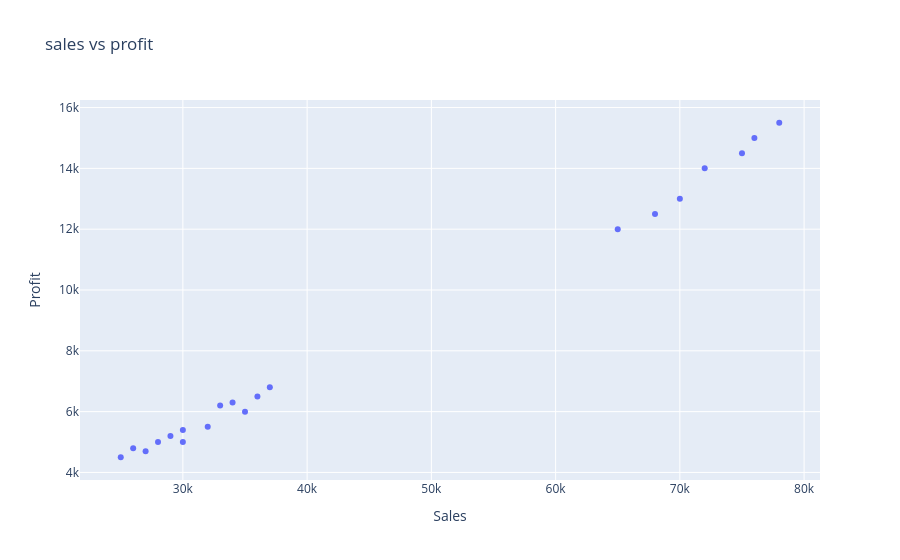

Here is the notebook cell this chart was saved with:
### Code cell
fig = px.scatter(df,
                 x = "Sales",
                 y = "Profit",
                 title ="sales vs profit")

fig.show()

### Figure 1 — Plotly figure (JSON) as saved in the notebook; plotly's stock layout.template omitted (floating-point values rounded to 4 significant figures)
{"data": [{"hovertemplate": "Sales=%{x}<br>Profit=%{y}<extra></extra>", "legendgroup": "", "marker": {"color": "#636efa", "symbol": "circle"}, "mode": "markers", "name": "", "orientation": "v", "showlegend": false, "type": "scatter", "x": [65000, 30000, 25000, 70000, 32000, 27000, 68000, 35000, 26000, 72000, 33000, 28000, 75000, 34000, 29000, 76000, 36000, 30000, 78000, 37000], "xaxis": "x", "y": [12000, 5000, 4500, 13000, 5500, 4700, 12500, 6000, 4800, 14000, 6200, 5000, 14500, 6300, 5200, 15000, 6500, 5400, 15500, 6800], "yaxis": "y"}], "layout": {"legend": {"tracegroupgap": 0}, "title": {"text": "sales vs profit"}, "xaxis": {"anchor": "y", "domain": [0, 1], "title": {"text": "Sales"}}, "yaxis": {"anchor": "x", "domain": [0, 1], "title": {"text": "Profit"}}}}
